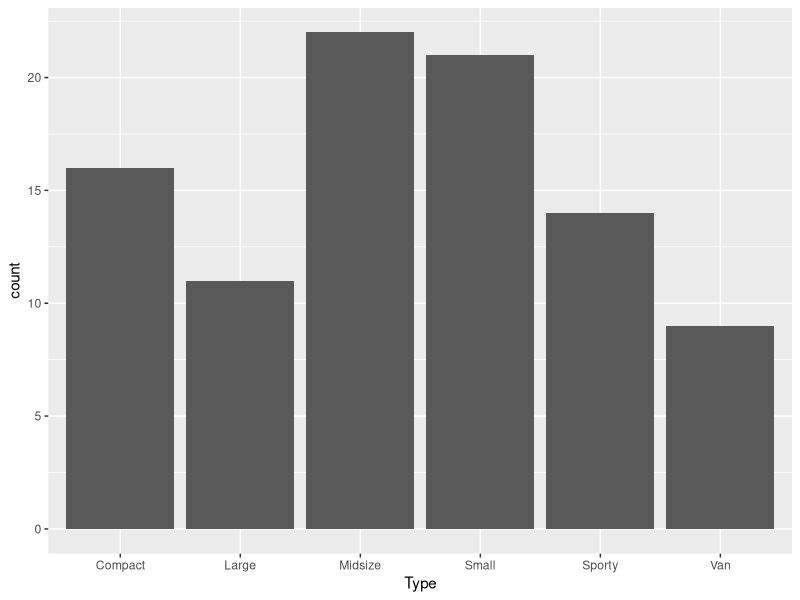
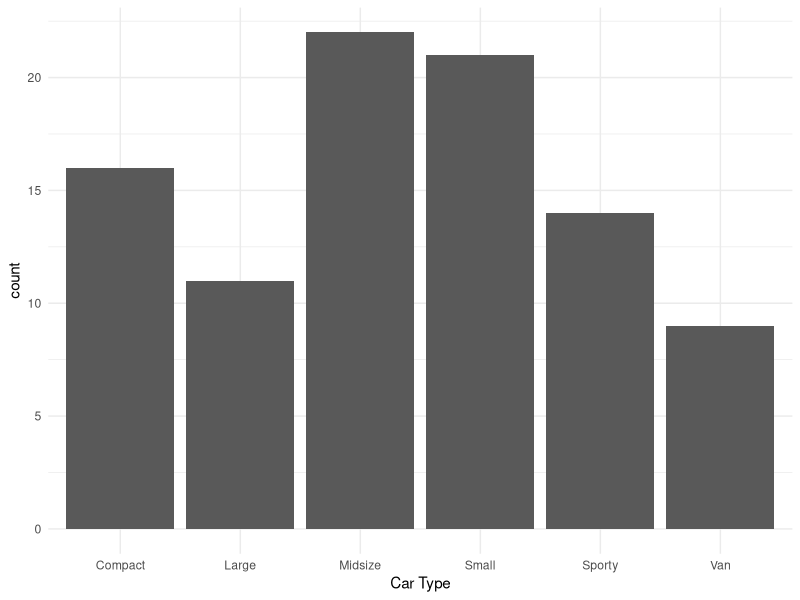
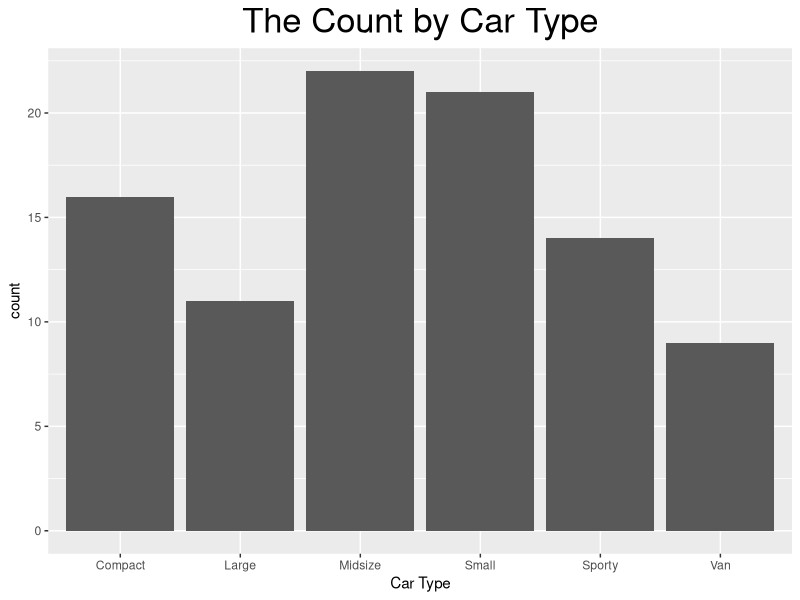
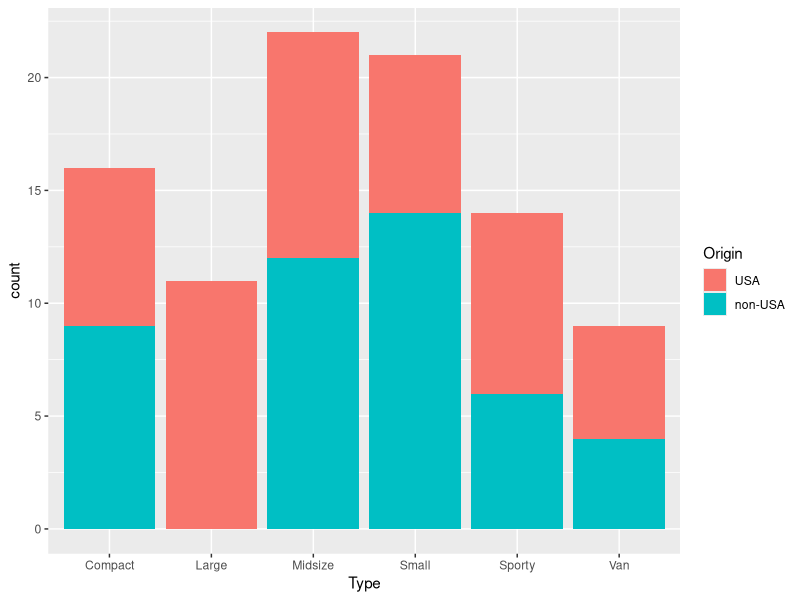
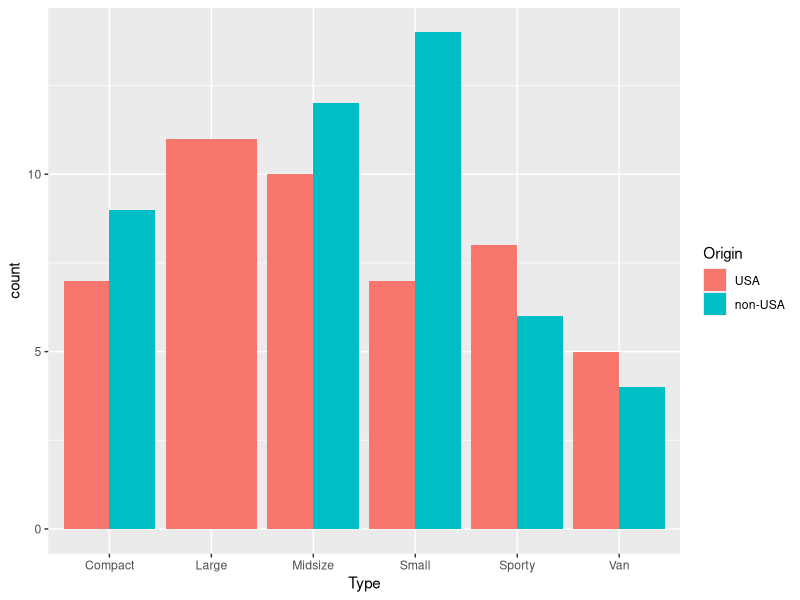
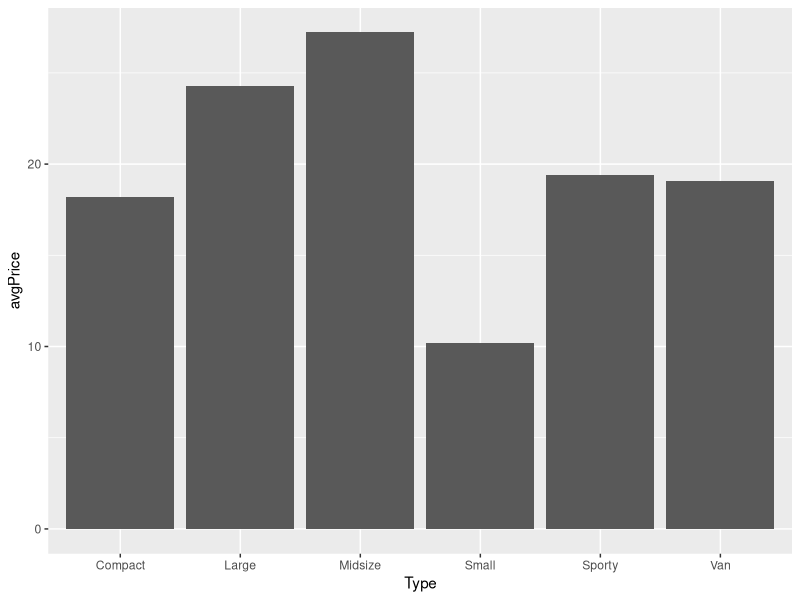
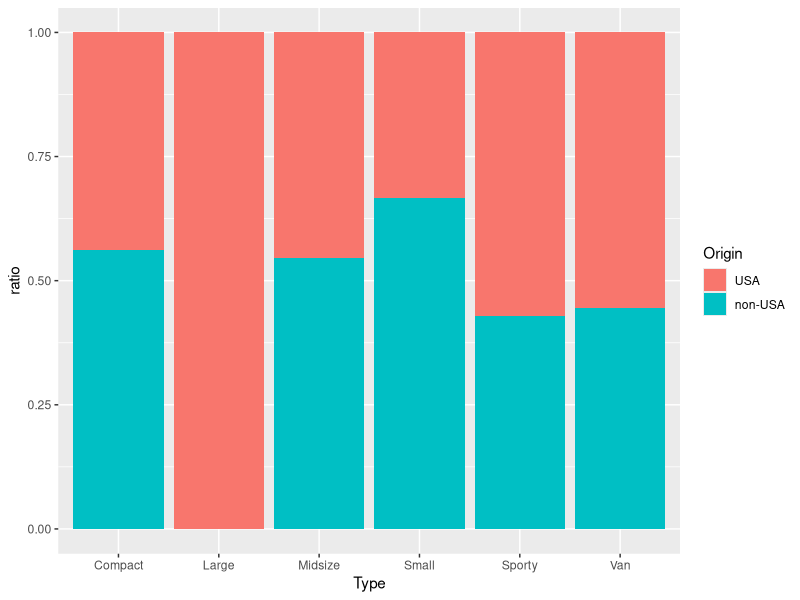
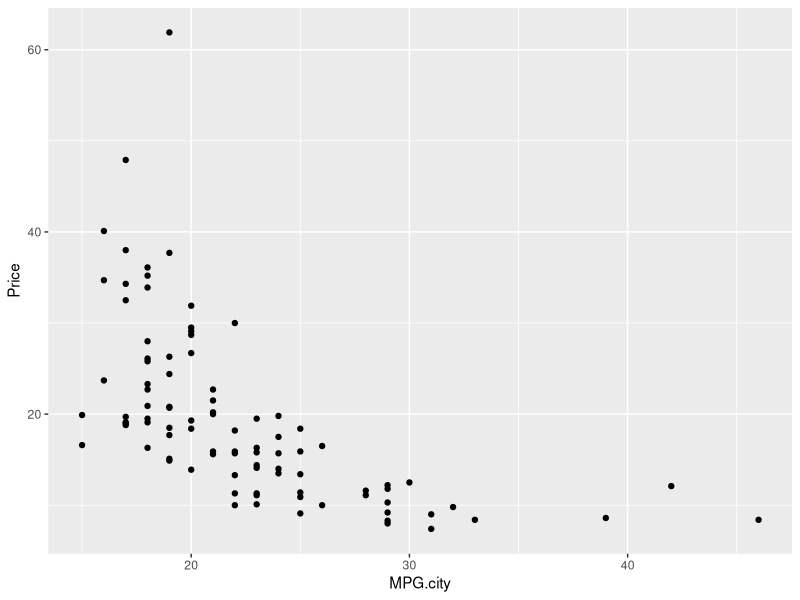

Write R code to recreate these figures, in order.
install.packages("ggplot2")
install.packages("dplyr")

library(ggplot2)
library(dplyr)
library(MASS)

#Cars93 데이터 가져오기
data("Cars93")
Cars93

##1. Bar Chart
ggplot(Cars93, aes(x=Type)) + geom_bar(stat = "count")
ggplot(Cars93, aes(x=Type)) + geom_bar(stat = "count") + labs(x="Car Type") + theme_minimal()
ggplot(Cars93, aes(x=Type)) + geom_bar(stat = "count") + labs(x="Car Type") + 
  ggtitle("The Count by Car Type") + theme(plot.title = element_text(hjust = 0.5, size = 25)) # 차트에 제목 넣기

##2. Stack Bar Chart
ggplot(Cars93, aes(x=Type, fill=Origin)) + geom_bar(stat = "count")
ggplot(Cars93, aes(x=Type, fill=Origin)) + geom_bar(stat = "count", position = "dodge") # Stack 하지 않기

#type별 가격 평균값 구한 후 바차트 그리기
mpg_temp = Cars93 %>% group_by(Type) %>% summarise(avgPrice = mean(Price))
ggplot(mpg_temp, aes(x=Type, y=avgPrice)) + geom_bar(stat = "identity") #데이터셋 값 그대로

#비율 누적 Bar Chart 구하기
#자동차 type별 Origin 비율구한 후 비율 누적 Bar Chart 그리기
df2 = Cars93 %>% group_by(Type, Origin) %>% summarise(n=n()) %>% 
  mutate(ratio = n/sum(n))

ggplot(df2, aes(x=Type, y=ratio, fill=Origin)) + geom_bar(stat = "identity")


##3. Scatter Plot
ggplot(Cars93, aes(x=MPG.city, y=Price)) + geom_point(stat = "identity")
ggplot(Cars93, aes(x=MPG.city, y=Price)) + geom_point(shape=3) # 점모양 바꾸기
ggplot(Cars93, aes(x=MPG.city, y=Price, label = Manufacturer)) + geom_text(size=3) # 점 대신 라벨값 보여주기
ggplot(Cars93, aes(x=MPG.city, y=Price)) + geom_point(shape=2) + geom_smooth(method=lm) # 선형식 그리기
ggplot(Cars93, aes(x=MPG.city, y=Price)) + geom_point(shape=2) + geom_smooth() #다항식 그리기
ggplot(Cars93, aes(x=MPG.city, y=Price, color=factor(Manufacturer))) + geom_point(shape=2) #특정 범주형 값 별로 색깔 다르게 하기
ggplot(Cars93, aes(x=MPG.city, y=Price, color=factor(Manufacturer), size=EngineSize)) + geom_point(shape=18) #특정 범주형 값 별로 색깔/크기 다르게 하기

##4. Box Plot
ggplot(Cars93, aes(x=factor(Manufacturer), y=Price)) + geom_boxplot() + theme(axis.text.x=element_text(angle = 45, hjust = 1))
ggplot(Cars93, aes(x=factor(Type), y=Price, fill=factor(Origin))) + geom_boxplot()

#샘플 데이터 가져오기
data("economics")
economics

##5. Line Chart
ggplot(economics, aes(x=date, y=pop)) + geom_line(stat = "identity")

ggplot(economics, aes(x=pop, y=unemploy)) + geom_point()

#축 눈금 간격 조절하기
ggplot(economics, aes(x=pop, y=unemploy)) + geom_point() + 
  scale_x_continuous(breaks = seq(200000, 330000, 10000)) + 
  theme(axis.text.x=element_text(angle = 45, hjust = 1))

#연도별로 색깔 다르게해서 보여주기
economics$year = substr(economics$date,1,4)
ggplot(economics, aes(x=pop, y=unemploy, color=factor(year))) + geom_point()

##6. 상관계수행렬 그리기
subCars93 = Cars93 %>% dplyr::select(Price, MPG.city, MPG.highway, EngineSize)
plot(subCars93)

#상관계수 구하기
corDf = cor(subCars93)

#상관계수 차트 그리기 
install.packages("corrplot")
library(corrplot)
corrplot(corDf)
corrplot(corDf, method = "shade", tl.srt=45)
corrplot(corDf, method = "shade", tl.srt=45, addCoef.col = "black", order="AOE")
corrplot(corDf, method = "shade", tl.srt=45, addCoef.col = "black", order="AOE", type = "lower")
